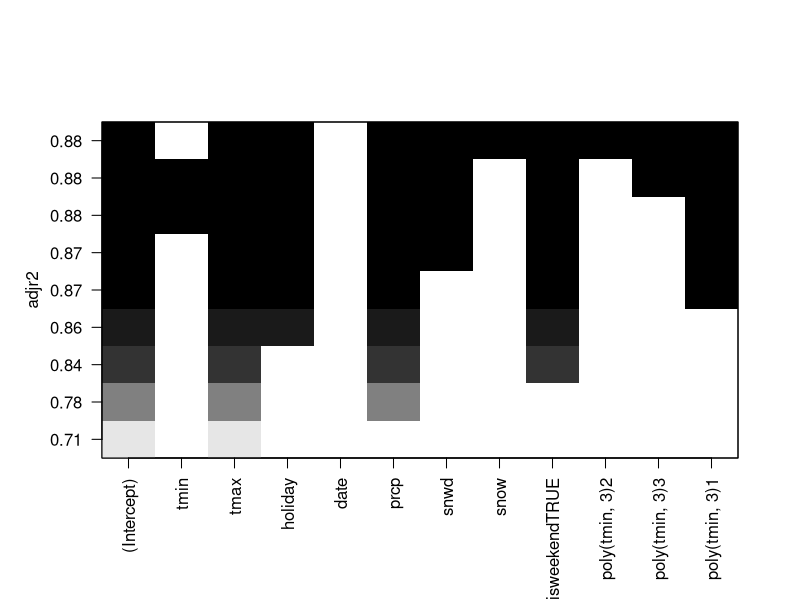
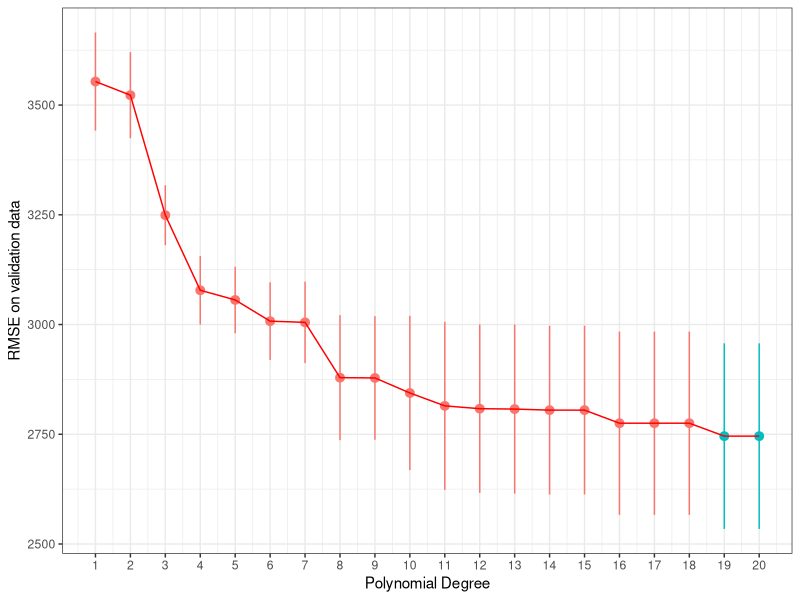
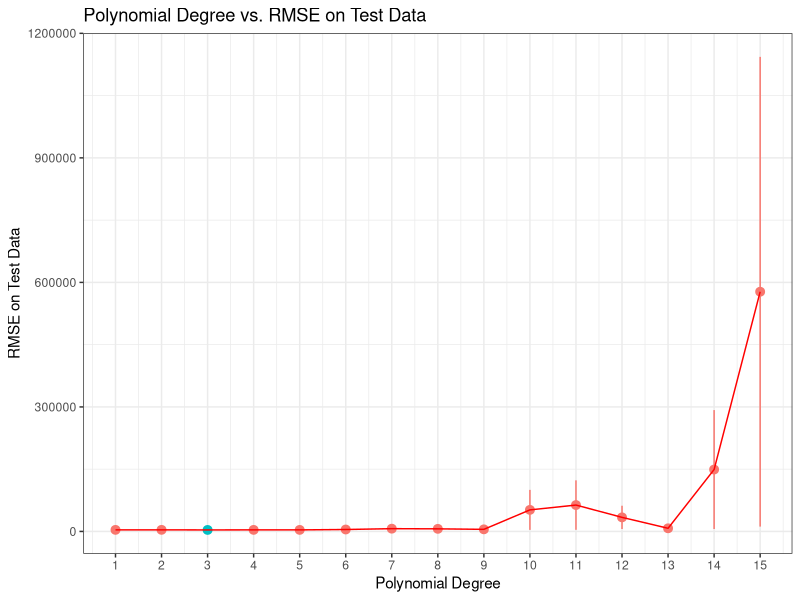
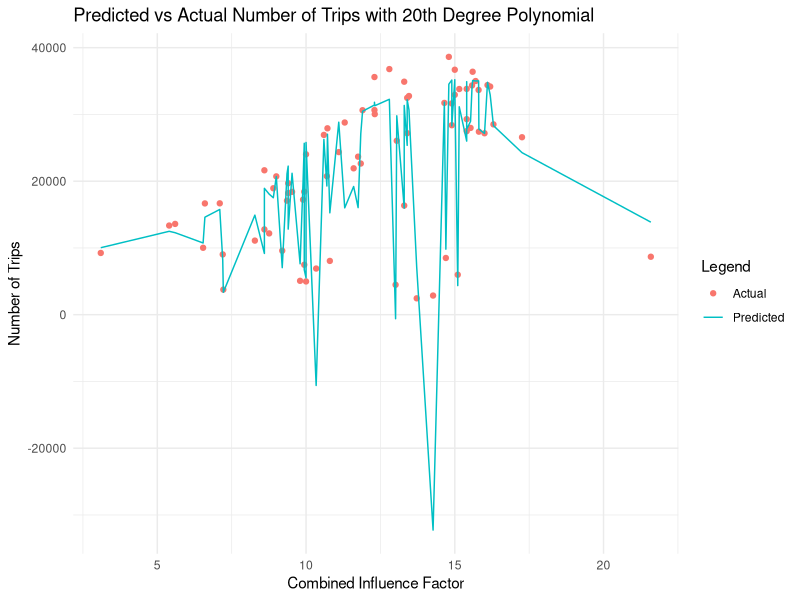

Write R code to recreate these figures, in order. (Note: this script raises an error after producing the figures.)
## ---- chunk 1
library(tidyverse)
library(scales)
library(modelr)
library(lubridate)

theme_set(theme_bw())
options(repr.plot.width=4, repr.plot.height=3)
## ---- chunk 2
trips_per_day <- read_tsv('trips_per_day.tsv')
head(trips_per_day)

## ---- chunk 3

trips_per_day$isweekend <- wday(trips_per_day$ymd) %in% c(1,7)

# Adding holiday indicator
trips_per_day <- trips_per_day %>%
  mutate(holiday = ifelse(ymd %in% c('2014-01-01',
'2014-01-20',
'2014-02-17',
'2014-05-26',
'2014-07-04',
'2014-09-01',
'2014-10-13',
'2014-11-11',
'2014-11-27',
'2014-12-25'), 1, 0))

head(trips_per_day)
## ---- chunk 4

library(leaps) 
bestSubsets <- regsubsets(num_trips~tmin+tmax+holiday+date+ prcp+snwd+snow+isweekend+ poly(tmin,3) , data = trips_per_day)
summary(bestSubsets)
plot(bestSubsets, scale = "adjr2")
## ---- chunk 5

set.seed(42)
# Assume trips_per_day is your data frame and it has already been loaded
num_days <- nrow(trips_per_day)
frac_train <- 0.6
frac_validation <- 0.2
frac_test <- 0.2

train_size <- floor(num_days * frac_train)
validation_size <- floor(num_days * frac_validation)
test_size <- num_days - train_size - validation_size


train_indices <- sample(1:num_days, train_size, replace = FALSE)

remaining_indices <- setdiff(1:num_days, train_indices)

validation_indices <- sample(remaining_indices, validation_size, replace = FALSE)

test_indices <- setdiff(remaining_indices, validation_indices)

trips_per_day_train <- trips_per_day[train_indices, ]
trips_per_day_validation <- trips_per_day[validation_indices, ]
trips_per_day_test <- trips_per_day[test_indices, ]

cat("Training set size:", nrow(trips_per_day_train), "\n")
cat("Validation set size:", nrow(trips_per_day_validation), "\n")
cat("Test set size:", nrow(trips_per_day_test), "\n")


## ---- chunk 6

set.seed(42)
num_folds <- 5


trips_per_day_train <- trips_per_day_train %>%
  mutate(fold = (row_number() %% num_folds) + 1) 
# fit a model for each polynomial degree
K <- 1:20
avg_validate_err <- c()
se_validate_err <- c()
for (k in K) {
  # do 5-fold cross-validation within each value of k
  validate_err <- c()
  for (f in 1:num_folds) {
    # fit on the training data
    trips_per_day_train_new <- filter(trips_per_day_train, fold != f)
    model <- lm(num_trips ~ isweekend * poly(tmin, k, raw = TRUE) + poly(tmax, k, raw = TRUE) + prcp + snwd + snow +poly(holiday, k, raw = TRUE), data = trips_per_day_train)
    # evaluate on the validation data
    trips_per_day_validate_new <- filter(trips_per_day_train, fold == f)
    validate_err[f] <- sqrt(mean((predict(model, trips_per_day_validate_new) - trips_per_day_validate_new$num_trips)^2))
  }
  # compute the average validation error across folds
  # and the standard error on this estimate
  avg_validate_err[k] <- mean(validate_err)
  se_validate_err[k] <- sd(validate_err) / sqrt(num_folds)
}

# plot the validate error, highlighting the value of k with the lowest average error
plot_data <- data.frame(K, avg_validate_err, se_validate_err)
ggplot(plot_data, aes(x=K, y=avg_validate_err)) +
  geom_pointrange(aes(ymin=avg_validate_err - se_validate_err,
                      ymax=avg_validate_err + se_validate_err,
                      color=avg_validate_err == min(avg_validate_err))) +
  geom_line(color = "red") +
  scale_x_continuous(breaks=1:25) +
  theme(legend.position="none") +
  xlab('Polynomial Degree') +
  ylab('RMSE on validation data')

## ---- chunk 7
# Set seed for reproducibility
set.seed(42)
num_folds <- 5

trips_per_day_test <- trips_per_day_test %>%
  mutate(fold = (row_number() %% num_folds) + 1)

# Fit a model for each polynomial degree
K <- 1:15
avg_test_err <- c()
se_test_err <- c()

for (k in K) {
  test_err <- c()
  for (f in 1:num_folds) {
    # Fit the model on the training data
    trips_per_day_train_new <- filter(trips_per_day_train, fold != f)
    model <- lm(num_trips ~ isweekend * poly(tmin, k, raw = TRUE) + poly(tmax, k, raw = TRUE) + prcp + snwd + snow +poly(holiday, k, raw = TRUE), data = trips_per_day_train_new)
    
    # Evaluate on the test data
    trips_per_day_test_new <- filter(trips_per_day_test, fold == f)
    test_err[f] <- sqrt(mean((predict(model, trips_per_day_test_new) - trips_per_day_test_new$num_trips)^2))
  }
  
  # Compute the average test error and the standard error on this estimate
  avg_test_err[k] <- mean(test_err)
  se_test_err[k] <- sd(test_err) / sqrt(num_folds)
}

# Plot the test error, highlighting the value of k with the lowest average error
plot_data <- data.frame(K, avg_test_err, se_test_err)
ggplot(plot_data, aes(x = K, y = avg_test_err)) +
  geom_pointrange(aes(ymin = avg_test_err - se_test_err, ymax = avg_test_err + se_test_err, color = avg_test_err == min(avg_test_err))) +
  geom_line(color = "red") +
  scale_x_continuous(breaks = 1:25) +
  theme(legend.position = "none") +
  xlab('Polynomial Degree') +
  ylab('RMSE on Test Data') +
  ggtitle('Polynomial Degree vs. RMSE on Test Data')

## ---- chunk 8
k <- 3
model <- lm(num_trips ~ isweekend * poly(tmin, k, raw = TRUE) + poly(tmax, k, raw = TRUE) + prcp + snwd + snow +poly(holiday, k, raw = TRUE), data = trips_per_day_train)

# Add predictions to the validation data
trips_per_day_validation <- trips_per_day_validation %>%
  add_predictions(model) %>%
  mutate(residuals = num_trips - pred)

# Create a combined influence factor for plotting
trips_per_day_validation <- trips_per_day_validation %>%
  mutate(influence_factor = tmin + tmax + prcp + snwd + snow + as.numeric(isweekend))

# Plot the predicted vs. actual values
ggplot(trips_per_day_validation, aes(x = influence_factor, y = num_trips)) +
  geom_point(aes(color = "Actual")) +
  geom_line(aes(y = pred, color = "Predicted")) +
  xlab('Combined Influence Factor') +
  ylab('Number of Trips') +
  scale_y_continuous() +
  theme_minimal() +
  labs(title = 'Predicted vs Actual Number of Trips with 20th Degree Polynomial', color = 'Legend')
## ---- chunk 9

k <- 3
model <- lm(num_trips ~ holiday* isweekend * poly(tmin, k, raw = TRUE) + poly(tmax, k, raw = TRUE) + prcp + snwd + snow , data = trips_per_day_train)

?save
# Add predictions to the test data
trips_per_day_test_pred <- trips_per_day_test %>%
  add_predictions(model) %>%
  mutate(residuals = num_trips - pred)

# Create a combined influence factor for plotting
trips_per_day_test <- trips_per_day_test %>%
  mutate(influence_factor = tmin + tmax + prcp + snwd + snow + holiday+ as.numeric(isweekend))

# Plot the predicted vs. actual values for the test data
ggplot(trips_per_day_test, aes(x = influence_factor, y = num_trips)) +
  geom_point(aes(color = "Actual")) +
  geom_line(aes(y = pred, color = "Predicted")) +
  xlab('Combined Influence Factor') +
  ylab('Number of Trips') +
  scale_y_continuous() +
  theme_minimal() +
  labs(title = 'Predicted vs Actual Number of Trips with 5th Degree Polynomial on Test Data', color = 'Legend')
## ---- chunk 10
# Plot the predicted vs. actual values
ggplot(trips_per_day_test_pred, aes(x = pred, y = num_trips)) +
  geom_point() +
  geom_abline(slope = 1, intercept = 0, linetype = "dashed") +
  xlab('Predicted') +
  ylab('Actual') +
  ggtitle('Predicted vs Actual on Test Data')

# Calculate RMSE for the test dataset
pred_actual <- trips_per_day_test %>%
  add_predictions(model) %>%
  mutate(actual = num_trips)

rmse <- pred_actual %>%
  summarize(rmse = sqrt(mean((pred - actual)^2)))

print(rmse)

summary(model)

## ---- chunk 11
# Load necessary libraries
library(tidyverse)

# Set the value of k
k <- 5

# Fit the model
model <- lm(num_trips ~ holiday * isweekend * poly(tmin, k, raw = TRUE) + 
                           poly(tmax, k, raw = TRUE) + prcp + snwd + snow, 
            data = trips_per_day_train)

# Save the model to a .RData file
save(model, file = "best_model.RData")

# Optionally printa summary of the model
summary(model)
